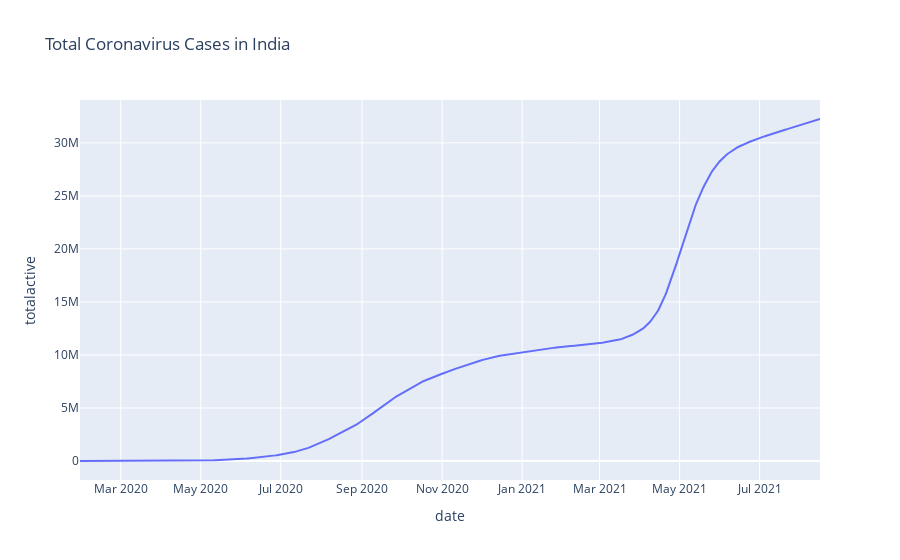

Notebook code for this chart:
### Code cell
fig = px.line(df, x="date", y="totalactive",hover_data = ['totaldeceased'], title='Total Coronavirus Cases in India')
fig.show()

### Figure 1 — Plotly figure (JSON) as saved in the notebook; plotly's stock layout.template omitted (floating-point values rounded to 4 significant figures; data arrays with more than 128 entries replaced by an {"elided": "..."} marker saying what was removed)
{"data": [{"customdata": {"elided": "565x1 int values"}, "hovertemplate": "date=%{x}<br>totalactive=%{y}<br>totaldeceased=%{customdata[0]}<extra></extra>", "legendgroup": "", "line": {"color": "#636efa", "dash": "solid"}, "mode": "lines", "name": "", "orientation": "v", "showlegend": false, "type": "scatter", "x": {"elided": "565 str values"}, "xaxis": "x", "y": {"elided": "565 int values"}, "yaxis": "y"}], "layout": {"legend": {"tracegroupgap": 0}, "title": {"text": "Total Coronavirus Cases in India"}, "xaxis": {"anchor": "y", "domain": [0, 1], "title": {"text": "date"}}, "yaxis": {"anchor": "x", "domain": [0, 1], "title": {"text": "totalactive"}}}}
